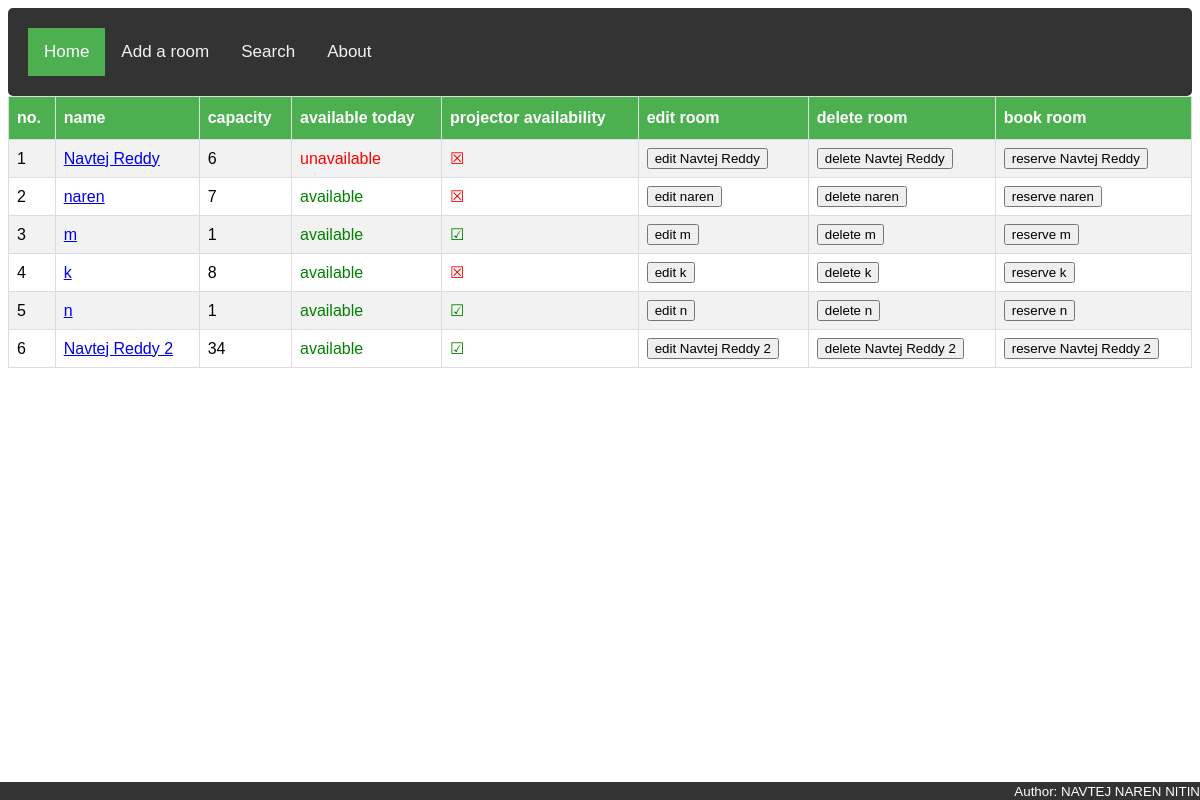
The page / on the database its author committed.
### reservation/models.py (models this page shows)
class Room(models.Model):
    name = models.CharField(max_length=255, unique=True)
    capacity = models.SmallIntegerField()
    projector = models.BooleanField()

### reservation/views.py (the view)
# urls.py: path('', views.rooms_view, name="room-table"),
def rooms_view(request):
    rooms = Room.objects.all()
    today = datetime.now().date()
    for room in rooms:
        reservation_dates = [reservation.date for reservation in room.reservations.all()]
        room.reserved = today in reservation_dates
    return render(request, 'reservation/rooms.html', context={'rooms': rooms, })

### reservation/templates/reservation/rooms.html (shortened to what this page needs)
{% extends "reservation/base.html" %}
{% block content %}
    <table id="customers">
        {% if rooms %}
            <tr>
                <th>no.</th>
                <th>name</th>
                <th>capacity</th>
                <th>available today</th>
                <th>projector availability</th>
                <th>edit room</th>
                <th>delete room</th>
                <th>book room</th>
            </tr>
            {% for room in rooms %}
                <tr>
                    <td>{{ forloop.counter }}</td>
                    <td><a href="{% url 'room-details' room.pk %}">{{ room.name }}</a></td>
                    <td>{{ room.capacity }}</td>
                    {% if room.reserved %}
                        <td style="color:red;">unavailable</td>
                    {% else %}
                        <td style="color:green;">available</td>
                    {% endif %}
                    {% if room.projector %}
                        <td style="color:green;">&#9745;</td>
                    {% else %}
                        <td style="color:red;">&#9746;</td>
                    {% endif %}
                    <td><a href="{% url 'room-modify' room.pk %}">
                        <button>edit {{ room.name }}</button>
                    </a></td>
                    <td><a href="{% url 'room-delete' room.pk %}">
                        <button>delete {{ room.name }}</button>
                    </a></td>
                    <td><a href="{% url 'room-reserve' room.pk %}">
                        <button>reserve {{ room.name }}</button>
                    </a></td>
                </tr>
            {% endfor %}
            </table>
        {% else %}
            <h1>No rooms available</h1>
        {% endif %}
{% endblock %}

### reservation/templates/reservation/base.html (shortened to what this page needs)
<!doctype html>
<html lang="en">
<head>
    {% load static %}
    <link rel="stylesheet" href="{% static 'reservation/css/base.css' %}">
</head>
<body>
<div class="topnav">
    <a class="active" href="{% url 'room-table' %}">Home</a>
    <a href="{% url 'room-new' %}">Add a room</a>
    <a href="{% url 'room-search' %}">Search</a>
    <a href="{% url 'room-about' %}">About</a>
</div>
{% block content %} {% endblock %}
<footer class="footer">
    <small>Author: NAVTEJ NAREN NITIN</small>
</footer>
</body>
</html>

### reservation/static/reservation/css/base.css (style rules this page uses)
#customers { font-family: "Trebuchet MS", Arial, Helvetica, sans-serif; border-collapse: collapse; width: 100%; }
#customers td, #customers th { border: 1px solid #ddd; padding: 8px; }
#customers tr:nth-child(even) { background-color: #f2f2f2; }
#customers th { padding-top: 12px; padding-bottom: 12px; text-align: left; background-color: #4CAF50; color: white; }
div { border-radius: 5px; background-color: #f2f2f2; padding: 20px; }
body { font-family: Arial, Helvetica, sans-serif; }
.topnav { overflow: hidden; background-color: #333; }
.topnav a { float: left; color: #f2f2f2; text-align: center; padding: 14px 16px; text-decoration: none; font-size: 17px; }
.topnav a.active { background-color: #4CAF50; color: white; }
.footer { position: fixed; left: 0; bottom: 0; width: 100%; background-color: #333; color: white; text-align: right; }

### rows shown on the page
Room: name "Navtej Reddy", capacity "6", shows "unavailable"
Room: name "naren", capacity "7", shows "available"
Room: name "m", capacity "1", shows "available"
Room: name "k", capacity "8", shows "available"
Room: name "n", capacity "1", shows "available"
Room: name "Navtej Reddy 2", capacity "34", shows "available"
